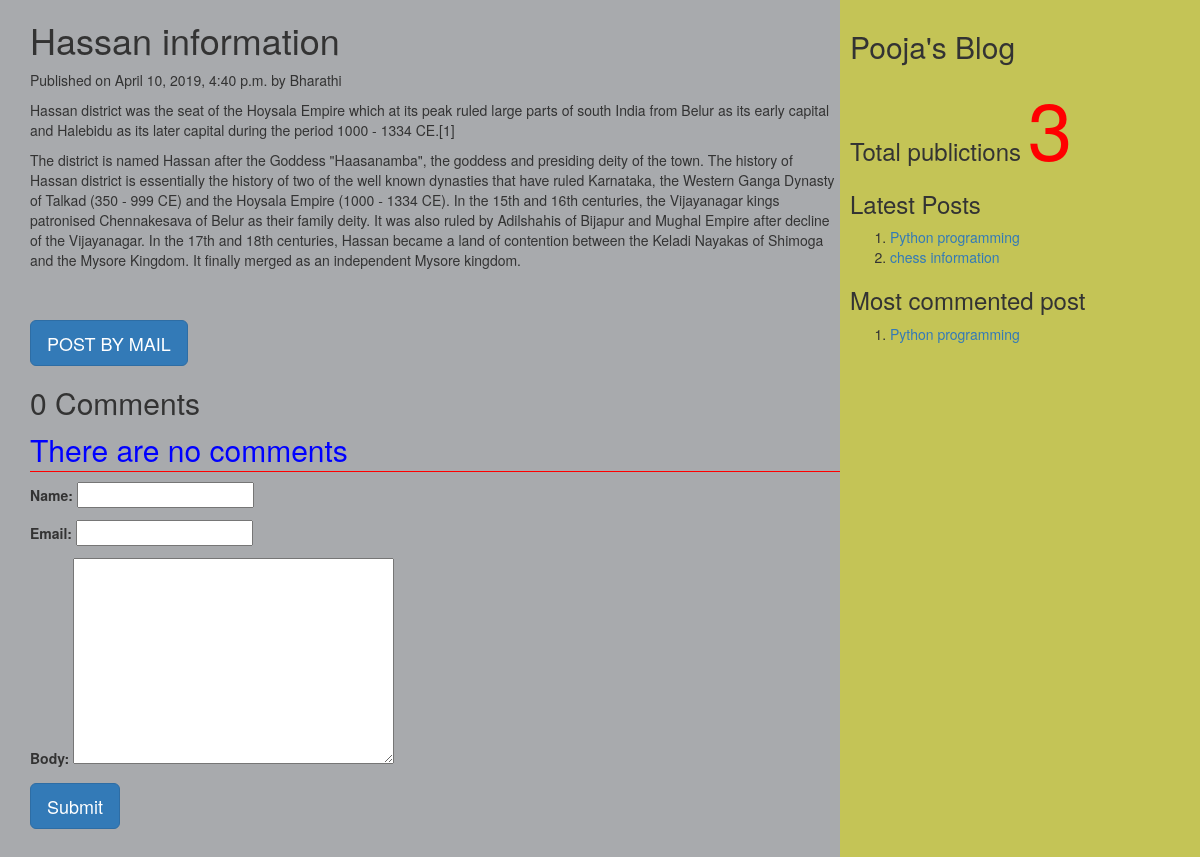
Screenshot of /2019/04/10/hassan-information with the database file from the repository.
### myApp/models.py (models this page shows, shortened)
class Post(models.Model):
          tags=TaggableManager()
          STATUS_CHOICES=(('draft','Draft'),('published','Published'))
          title=models.CharField(max_length=256)
          slug=models.SlugField(max_length=264,unique_for_date='publish')
          author=models.ForeignKey(User,related_name='blog_posts',on_delete= models.CASCADE)
          body=models.TextField()
          publish=models.DateTimeField(default=timezone.now)
          created=models.DateTimeField(auto_now_add=True)
          updated=models.DateTimeField(auto_now=True)
          status= models.CharField(max_length=10,choices=STATUS_CHOICES,default='draft')
          objects=CustomManager()
          class Meta:
                ordering=('-publish',)
          def get_absolute_url(self):
                return reverse('post_detail',args=[self.publish.year,self.publish.strftime('%m'),self.publish.strftime('%d'),self.slug])

### myApp/views.py (the view, shortened to what this page needs)
# urls.py: url(r'(?P<year>\d{4})/(?P<month>\d{2})/(?P<day>\d{2})/(?P<post>[-\w]+)',views.post_detail_view,name='post_detail'),
def post_detail_view(request,year,month,day,post):
    post=get_object_or_404(Post,slug=post,publish__year=year,publish__month=month,publish__day=day)
    comments=post.comments.filter(active=True)
    csubmit=False
    form=CommentForm()
    d={'post':post,'form':form,'csubmit':csubmit,'comments':comments}
    return render(request,'myApp/post_detail.html',d)

### myApp/forms.py
class CommentForm(forms.ModelForm):
    class Meta:
        model=Comment
        fields=('name','email','body')

### myApp/models.py (called while the page is built)
    def get_queryset(self):
        return super().get_queryset().filter(status='published')

### myApp/templatetags/mytags.py (called while the page is built)
@register.simple_tag
def total_posts():
     return Post.objects.count()

@register.inclusion_tag('myApp/latest_post.html')
def show_latest_posts(count=2):
    latest_posts=Post.objects.order_by('-publish')[:count]
    return {'latest_posts':latest_posts}

@register.simple_tag
def get_most_commented_posts(count=1):
    return Post.objects.annotate(total_comments=Count('comments')).order_by('-total_comments')[:count]

### myApp/templates/myApp/post_detail.html (shortened to what this page needs)
<html>
    {%extends 'myApp/parent.html'%}
        {%block content_block%}
        <h1>{{post.title}}</h1>
        <p>Published on {{post.publish}} by {{post.author|title}}</p>
        {{post.body|linebreaks}} <br><br>
        <a href="/{{post.id}}/share" class='btn btn-lg btn-primary'>POST BY MAIL</a>
        {%with comments.count as comments_count%}
        <h2>{{comments_count}} Comment{{comments_count|pluralize}}</h2>
        {%endwith%}
        {%if comments%}
         {%for c in comments%}
         <p>Comment {{forloop.counter}} by {{c.name}}</p>
        <div>{{c.body|linebreaks}}</div>
        <hr>
        {%endfor%}
        {%else%}
         <p style="color:blue;font-size:30px;font-style:bold;border-bottom:1px red solid;">There are no comments</p>
        {%endif%}
         {%if csubmit%}
         <h2>Thank you..Your comment has been added successfully!!</h2>
         {%else%}
         <form  method="post">
           {{form.as_p}}
           <input type="submit" class='btn btn-lg btn-primary' value="Submit">
         </form>
         {%endif%}
        {%endblock%}

### myApp/templates/myApp/parent.html (shortened to what this page needs)
<html>
{%load mytags%}
    <head>
        <link rel="stylesheet" href="https://maxcdn.bootstrapcdn.com/bootstrap/3.3.7/css/bootstrap.min.css">
    </head>
    <body>
        <div class="content" style="width:70%;float:left;background-color:a8aaad;height:300%;padding:0 0 0 30px">
              {%block content_block%}
              {%endblock%}
        </div>
        <div class="sidebar" style="width:30%;float:right;background-color:#c4c456;height:300%;padding:10px">
            <h2>Pooja's Blog</h2>
            <h3>Total publictions
              <span style="color:red;font-size:80px">
              {%total_posts%}</span>
              <h3>Latest Posts</h3>
              {% show_latest_posts 2 %}
              <h3>Most commented post</h3>
              {%get_most_commented_posts as m%}
              <ol>
                {%for post in m%}
                <li><a href="{{post.get_absolute_url}}">{{post.title}}</a></li>
                {%endfor%}
              </ol>
            </h3>
        </div>
    </body>
</html>

### myApp/templates/myApp/latest_post.html
<!DOCTYPE html>
<html lang="en" dir="ltr">
  <body>
    <ol>
     {%for post in latest_posts%}
      <li><a href="{{post.get_absolute_url}}">{{post.title}}</a></li>
     {%endfor%}
    </ol>
  </body>
</html>

### rows the page displays
Post: title "Hassan information", publish "April 10, 2019, 4:40 p.m.", author "Bharathi", body "Hassan district was the seat of the Hoysala Empire which at its peak ruled large parts of south India from Belur as its early capital and Halebidu as its later capital during the period 1000 - 1334 CE.[1] The district is named Hassan after the Goddess \"Haasanamba\", the goddess and presiding deity of the town. The history of Hassan district is essentially the history of two of the well known dynasties that have ruled Karnataka, the Western Ganga Dynasty of Talkad (350 - 999 CE) and the Hoysala Empire (1000 - 1334 CE). In the 15th and 16th centuries, the Vijayanagar kings patronised Chennakesava of Belur as their family deity. It was also ruled by Adilshahis of Bijapur and Mughal Empire after…"
Post: title "Python programming"
Post: title "chess information"

### other values shown
{{ comments_count }} "0"
